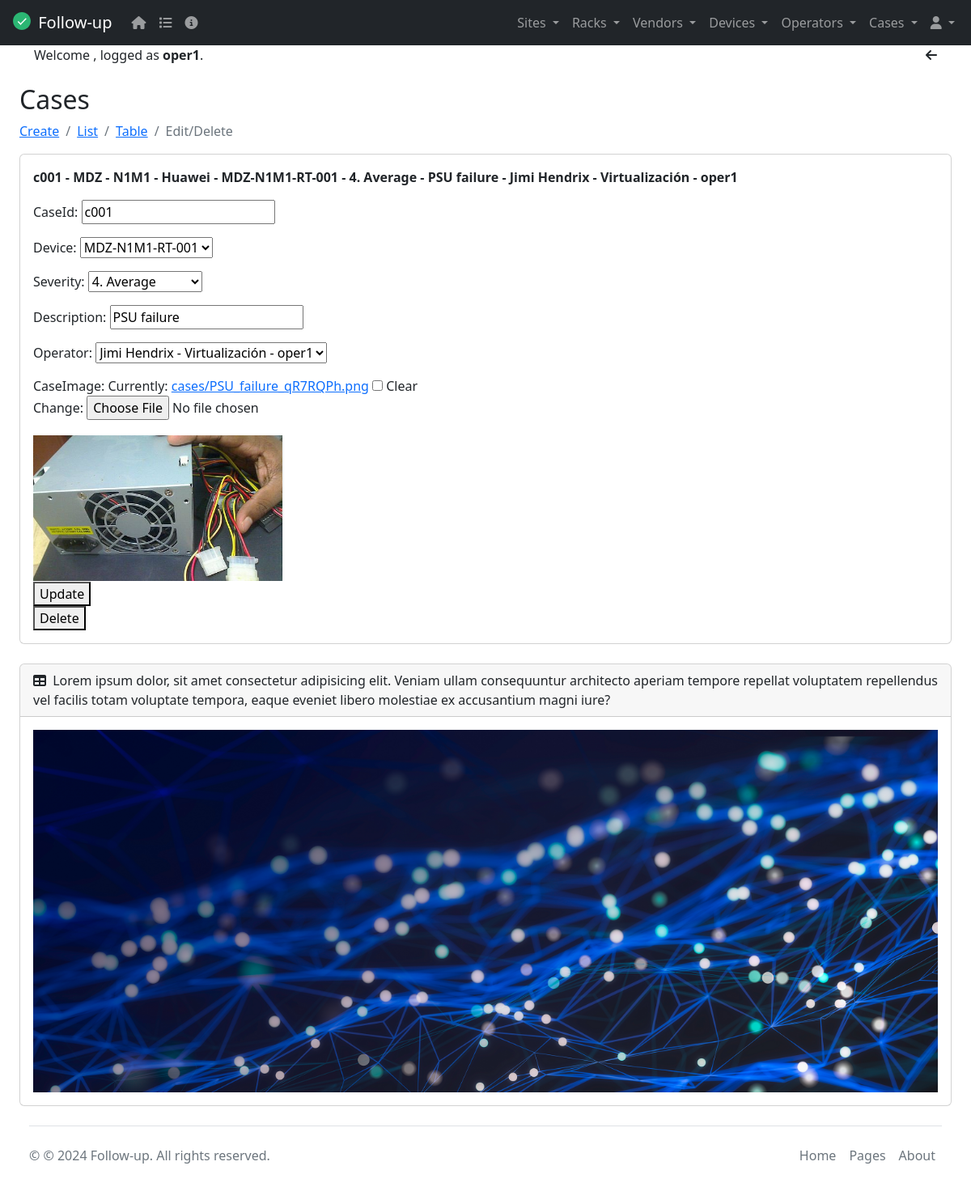
Page /cases/1 (signed in) on the committed database.
### tasks/models.py (models this page shows, shortened)
class Case(models.Model):
  SEVERITIES = (
    ('1. Not classified', "1. Not classified"),
    ('2. Information', "2. Information"),
    ('3. Warning', "3. Warning"),
    ('4. Average', "4. Average"),
    ('5. High', "5. High"),
    ('6. Disaster', "6. Disaster")
  )
  caseId = models.CharField(max_length=6)
  description = models.CharField(max_length=20)
  severity = models.CharField(choices=SEVERITIES, max_length=20, null=True)
  site = models.ForeignKey(Site, on_delete=models.CASCADE, null=True, editable=False)
  rack = models.ForeignKey(Rack, on_delete=models.CASCADE, null=True, editable=False)
  vendor = models.ForeignKey(Vendor, on_delete=models.CASCADE, null=True, editable=False)
  device = models.ForeignKey(Device, on_delete=models.CASCADE, null=True)
  operator = models.ForeignKey(Operator, on_delete=models.CASCADE, null=True)
  caseImage = models.ImageField(upload_to='cases', blank=True, null=True, default="/media/static/default.png")
  class Meta():
    verbose_name = 'Case'
    verbose_name_plural = 'Cases'
    ordering = ('caseId', 'description')
    unique_together = ('caseId', 'description')

class Site(models.Model):
  siteId = models.CharField(max_length=6)
  name = models.CharField(max_length=20)
  address = models.CharField(max_length=30)
  city = models.CharField(max_length=20)
  country = models.CharField(max_length=20)
  switchowner = models.CharField(max_length=30)
  contact = models.IntegerField(default=0)
  siteImage = models.ImageField(upload_to='sites', blank=True, null=True, default="/media/static/default.png") # default=""
  def __str__(self):
    return self.name
  class Meta():
    verbose_name = 'Site'
    verbose_name_plural = 'Sites'
    ordering = ('siteId', 'name')
    unique_together = ('siteId', 'name')

class Rack(models.Model):
  rackId = models.CharField(max_length=6)
  name = models.CharField(max_length=20)
  site = models.ForeignKey(Site, on_delete=models.CASCADE, null=True)
  rackImage = models.ImageField(upload_to='racks', blank=True, null=True, default="/media/static/default.png") # default=""
  def __str__(self):
    return f"{self.name}"
  class Meta():
    verbose_name = 'Rack'
    verbose_name_plural = 'Racks'
    ordering = ('rackId', 'name')
    unique_together = ('rackId', 'name')

class Vendor(models.Model):
  vendorId = models.CharField(max_length=6)
  name = models.CharField(max_length=20)
  email = models.EmailField()
  contact = models.IntegerField()
  link = models.URLField(max_length=200, blank=True)
  vendorImage = models.ImageField(upload_to='vendors', blank=True, null=True, default="/media/static/default.png")
  def __str__(self):
    return self.name
  class Meta():
    verbose_name = 'Vendor'
    verbose_name_plural = 'Vendors'
    ordering = ('vendorId', 'name')
    unique_together = ('vendorId', 'name')

class Device(models.Model):
  CATEGORIES = (
    ('RT', "Router"),
    ('SW2', "Switch L2"),
    ('SW3', "Switch L3"),
    ('FW', "Firewall"),
    ('SR', "Server"),
    ('ST', "Storage")
  )
  deviceId = models.CharField(max_length=6)
  name = models.CharField(max_length=20)
  category = models.CharField(choices=CATEGORIES, max_length=3, null=True)
  model = models.CharField(max_length=20)
  serialNumber = models.CharField(max_length=30)
  site = models.ForeignKey(Site, on_delete=models.CASCADE, null=True)
  rack = ChainedForeignKey(
    Rack,
    on_delete=models.CASCADE,
    null=True,
    related_name='devices',
    chained_field="site",
    chained_model_field="site",
    show_all=False,
    auto_choose=True,
    sort=True)
  vendor = models.ForeignKey(Vendor, on_delete=models.CASCADE, null=True)
  deviceImage = models.ImageField(upload_to='devices', blank=True, null=True, default="/media/static/default.png")
  def __str__(self):
    return f"{self.name}"
  class Meta():
    verbose_name = 'Device'
    verbose_name_plural = 'Devices'
    ordering = ('deviceId', 'name')
    unique_together = ('deviceId', 'name')

class Operator(models.Model):
  operatorId = models.CharField(max_length=6)
  firstName = models.CharField(max_length=20)
  lastName = models.CharField(max_length=20)
  email = models.EmailField()
  contact = models.IntegerField()
  backOffice = models.CharField(max_length=20)
  user = models.OneToOneField(User, on_delete=models.CASCADE, null=True)
  operatorImage = models.ImageField(upload_to='operators', blank=True, null=True, default="/media/static/default.png")
  def __str__(self):
    return self.firstName + ' ' + self.lastName + ' - ' + self.backOffice + ' - ' + self.user.username
  class Meta():
    verbose_name = 'Operator'
    verbose_name_plural = 'Operators'
    ordering = ('operatorId', 'firstName', 'lastName')
    unique_together = ('operatorId', 'firstName', 'lastName')

### tasks/views.py (the view, shortened to what this page needs)
# urls.py: path('cases/<int:case_id>', views.case_detail, name='case_detail'),
@login_required
def case_detail(request, case_id):
    if request.method == 'GET':
        case = get_object_or_404(Case, pk=case_id)
        form = CaseForm(instance=case)
        return render(request, 'case_detail.html', {'case': case, 'form': form})

### tasks/forms.py
class CaseForm(ModelForm):
    class Meta:
        model = Case
        fields = ['caseId', 'device', 'severity', 'description', 'operator', 'caseImage']

### tasks/templates/case_detail.html (shortened to what this page needs)
{% extends 'base.html' %}
{% block content %}
<h2 class="mt-4">Cases</h2>
<nav aria-label="breadcrumb">
  <ol class="breadcrumb">
    <li class="breadcrumb-item"><a href="/case_create">Create</a></li>
    <li class="breadcrumb-item"><a href="/cases">List</a></li>
    <li class="breadcrumb-item"><a href="/case_table">Table</a></li>
    <li class="breadcrumb-item active" aria-current="page">Edit/Delete</li>
  </ol>
</nav>
<div class="card mb-4">
  <div class="card-body">
    <p><strong>{{case.caseId}} - {{case.site}} - {{ case.rack }} - {{case.vendor}} - {{case.device}} - {{case.severity}} - {{case.description}} - {{case.operator}}</strong></p>
    <form method="POST" enctype="multipart/form-data">
      {{form.as_p}}
      <section>
        <img
          src="{{ case.caseImage.url }}"
          alt="{{ case.description }}"
        />
      </section>
      <button>
        Update
      </button>
    </form>
    <form action="{% url 'case_delete' case.id %}" method="POST">
      <button>
        Delete
      </button>
    </form>
  </div>
</div>
{% endblock %}

### tasks/templates/base.html (shortened to what this page needs)
<!DOCTYPE html>
<html lang="en" data-bs-theme="dark">
  <head>
    <link rel="stylesheet" href="https://cdn.jsdelivr.net/npm/bootstrap@5.2.0/dist/css/bootstrap.min.css">
    <link href="https://cdn.datatables.net/v/dt/jq-3.7.0/jszip-3.10.1/dt-2.0.8/af-2.7.0/b-3.0.2/b-colvis-3.0.2/b-html5-3.0.2/b-print-3.0.2/cr-2.0.3/date-1.5.2/fc-5.0.1/fh-4.0.1/kt-2.12.1/r-3.0.2/rg-1.5.0/rr-1.5.0/sc-2.4.3/sb-1.7.1/sp-2.3.1/sl-2.0.3/sr-1.4.1/datatables.min.css" rel="stylesheet">
    <link rel="stylesheet" href="https://cdnjs.cloudflare.com/ajax/libs/font-awesome/6.5.2/css/all.min.css">
  </head>
  <body>
  {% include 'navbar.html' %}
    <div id="layoutSidenav_content">
      <main>
        <div class="container-fluid px-4">
          {% if user.is_authenticated %}
          <div class="container text-center">
            <div class="row">
              <div class="col">
                <div class="text-start">
                  Welcome <strong>{{request.user.first_name}} {{request.user.last_name}}</strong>,
                  logged as <strong>{{request.user.username}}</strong>.
                </div>
              </div>
              <div class="col col-lg-2">
                <div class="text-end">
                  <i class="fa fa-arrow-left" aria-hidden="true" onclick="window.history.back()"></i>
                </div>
              </div>
            </div>
          </div>
          {% endif %}
          {% block content %}
          {% endblock %}
          {% include 'footer.html' %}
        </div>
      </main>
    </div>
  </body>
</html>

### tasks/templates/base.html (style rules this page uses)
html { scroll-padding-top: 220px; }
body { position: relative; overflow-y: auto; }

### rows in the picture
Case: caseId "c001", site "MDZ", rack "N1M1", vendor "Huawei", device "MDZ-N1M1-RT-001", severity "4. Average", description "PSU failure", operator "Jimi Hendrix - Virtualización - oper1", caseImage (picture)

### other values in the picture
{{ request.user.username }} "oper1"
